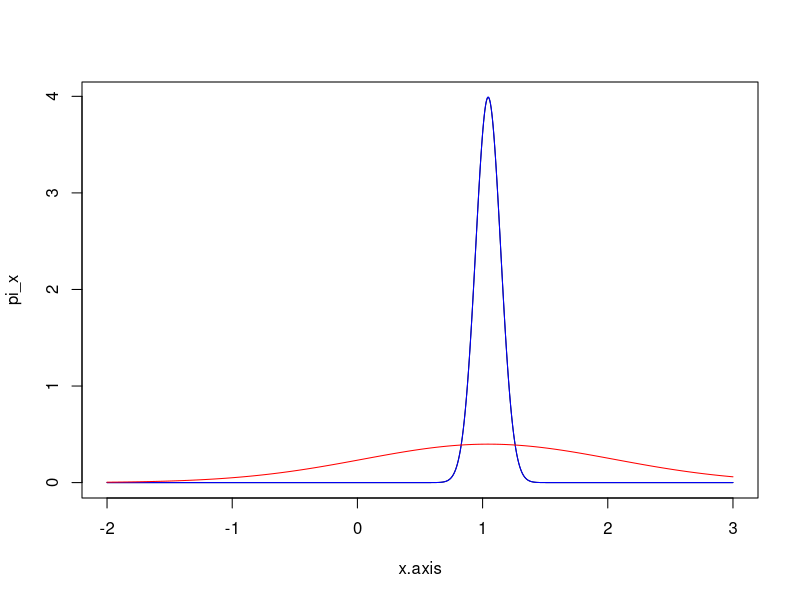
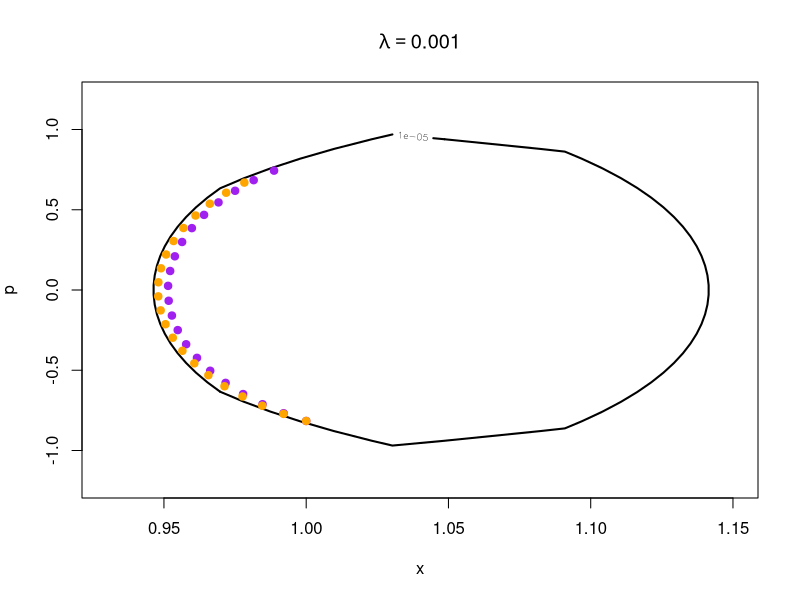
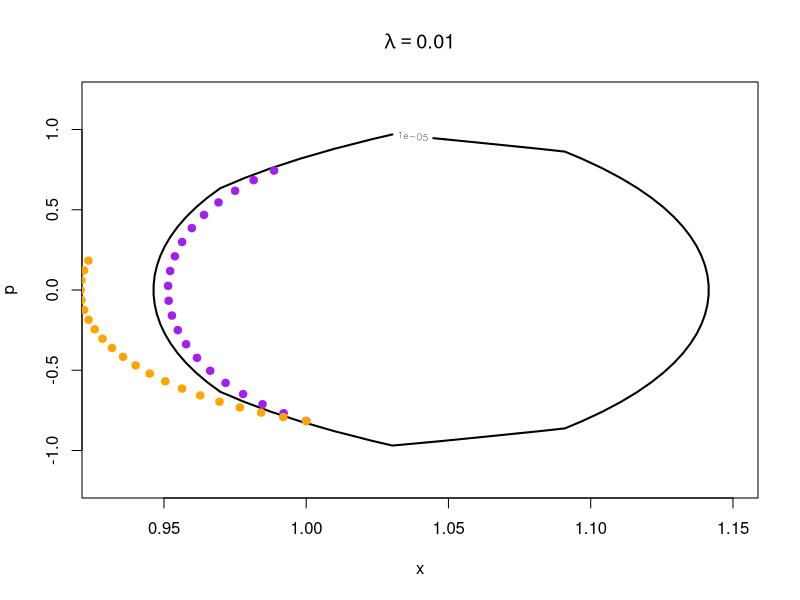
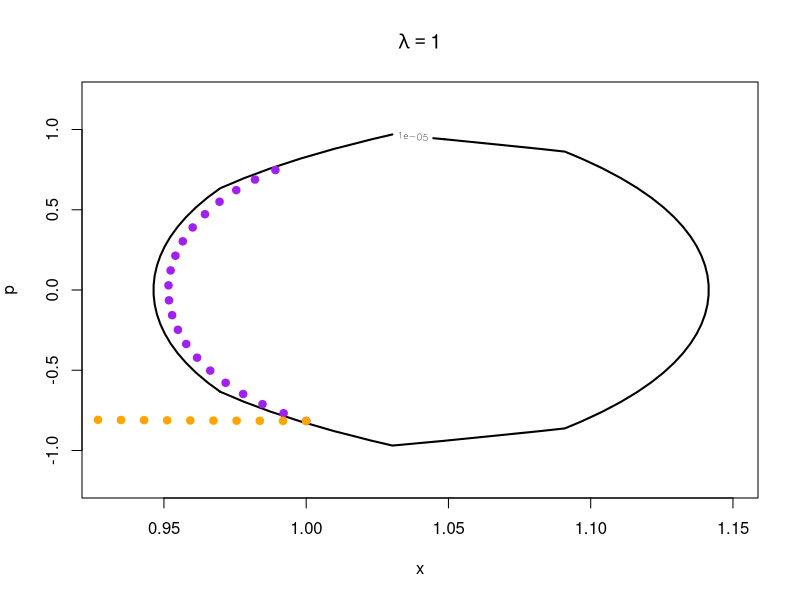
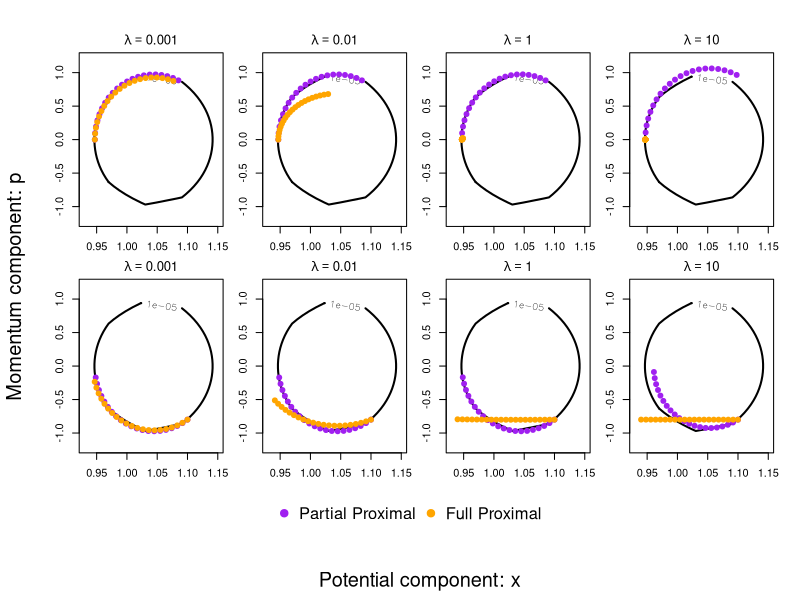

R code for these plots, in order: (Note: this script raises an error after producing the figures.)
########################################
# One-dimensional example
########################################
set.seed(1)
n <- 1e2
y <- rnorm(n, mean = 1, sd = .5)
################################

# U(x) = sum(y - x)^2/(2) + |x|
log_target <- function(x)  -sum((y - x)^2)/2 - abs(x)

grad_log_pi_dur <- function(x, lambda)
{
  prox <- sign(x)*pmax(abs(x) - lambda, 0)
  sum(y - x) - (x - prox)/lambda
}

grad_log_pi_px <- function(x, lambda)
{
  foo <- lambda/(1 + n*lambda)
  z <-  (x + lambda*sum(y))/(1 + n*lambda)
  prox <- sign(z)* pmax(abs(z) - foo, 0)
  -(x - prox)/lambda
}
##################################
# Testing

logpi_lam_dur <- function(x, lambda)
{
  prox <- sign(x)*pmax(abs(x) - lambda, 0)
  my <- abs(prox) + (x - prox)^2/(2*lambda)
  
  logpi_lam <- - my -sum((y - x)^2)/2
}

logpi_lam_px <- function(x, lambda)
{
  foo <- lambda/(1 + n*lambda)
  z <-  (x + lambda*n*mean(y))/(1 + n*lambda)
  prox <- sign(z)* pmax(abs(z) - foo, 0)
  
  my <- abs(prox) + (x - prox)^2/(2*lambda) + sum((y - prox)^2)/2
  
  logpi_lam <- - my
}

integrate_f <- function(x){
  sapply(x, function(t) exp(log_target(t)))
}

integrate_dur <- function(x, lambda){
  sapply(x, function(t) exp(logpi_lam_dur(t, lambda = lambda)))
}

integrate_px <- function(x, lambda){
  sapply(x, function(t) exp(logpi_lam_px(t, lambda = lambda)))
}

lambda <- 1
const <- integrate(integrate_f, lower = -2, upper = 4)
const_dur <- integrate(integrate_dur, lower = -2, upper = 4, lambda)
const_px <- integrate(integrate_px, lower = -2, upper = 4, lambda)

x.axis <- seq(-2, 3, length = 1e3)
pi_x <- sapply(x.axis, function(x) exp(log_target(x)))/const$value
pi_x_dur <- sapply(x.axis, function(x) exp(logpi_lam_dur(x, lambda)))/const_dur$value
pi_x_px <- sapply(x.axis, function(x) exp(logpi_lam_px(x, lambda)))/const_px$value
plot(x.axis, pi_x, type = 'l')
lines(x.axis, pi_x_dur, col = "blue")
lines(x.axis, pi_x_px, col = "red")


##################################
# plotting target contour

log_kinetic <- function(p) -p^2/2
log_joint <- function(q, p)
{
  log_target(q) + log_kinetic(p)
}
p_vec <- seq(-3, 3, length = 1e2)
q_vec <- seq(-2, 4, length = 1e2)
z <- matrix(0, nrow = length(q_vec), ncol = length(p_vec))
for(i in 1:length(q_vec))
{
  for(j in 1:length(p_vec))
  {
    z[i,j] <- exp(log_joint(q_vec[i], p_vec[j]))
  }
}

dur_path <- function(q, p, lambda, eps, L)
{
  store <- matrix(0, nrow = L + 1, ncol = 2)
  q_current <- q
  p_current <- p
  
  store[1, ] <- c(q,p)
  for (j in 2:(L+1))
  {
    # half step
    U_samp <- -grad_log_pi_dur(q_current, lambda)
    p_current <- p_current - eps*U_samp /2  
    q_current <- q_current + eps*p_current   # full step for position
    U_samp <- -grad_log_pi_dur(q_current, lambda)
    
    p_current <- p_current - eps*U_samp/2 # another half step
    
    store[j, ] <- c(q_current, p_current)
    # samp <- q_current
    # p_prop <- p_current
  }
  return(store)
}

px_path <- function(q, p, lambda, eps, L)
{
  store <- matrix(0, nrow = L + 1, ncol = 2)
  q_current <- q
  p_current <- p
  
  store[1, ] <- c(q,p)
  for (j in 2:(L+1))
  {
    # half step
    U_samp <- -grad_log_pi_px(q_current, lambda)
    p_current <- p_current - eps*U_samp /2  
    q_current <- q_current + eps*p_current   # full step for position
    U_samp <- -grad_log_pi_px(q_current, lambda)
    
    p_current <- p_current - eps*U_samp/2 # another half step
    
    store[j, ] <- c(q_current, p_current)
    # samp <- q_current
    # p_prop <- p_current
  }
  return(store)
}

draw_contour <- function(q, p, lambda, eps = .02, L = 10)
{
  path_dur <- dur_path(q, p, lambda = lambda, eps = eps, L = L)
  path_px <- px_path(q, p, lambda = lambda, eps = eps, L = L)
  
  contour(q_vec, p_vec, z, nlevels = 2, 
          xlim = c(.93, 1.15), ylim = c(-1.2, 1.2),
          main = bquote(lambda == .(lambda)), 
          xlab = bquote(x), ylab = bquote(p), lwd = 2)
  points(path_dur, col = "purple", pch = 19)
  points(path_px, col = "orange", pch = 19)
}

pdf("toy_contours.pdf", height = 6, width = 10)
layout(matrix(c(1:8, rep(9, 4)), nrow = 3, byrow = TRUE),
       heights = c(1, 1, 0.3))  # Last row is for legend
# Set tight margins for each plot (bottom, left, top, right)
par(mar = c(2, 2, 2, 1), oma = c(4, 4, 2, 1))  # oma allows outer text space

q <- .947
p <- 0
exp(log_joint(q, p))
draw_contour(q, p, lambda = .001, eps = .01, L = 20)
draw_contour(q, p, lambda = .01, eps = .01, L = 20)
draw_contour(q, p, lambda = 1, eps = .01, L = 20)
draw_contour(q, p, lambda = 10, eps = .01, L = 20)

q <- 1.1
p <- -.8
exp(log_joint(q, p))

draw_contour(q, p, lambda = .001, eps = .01, L = 20)
draw_contour(q, p, lambda = .01, eps = .01, L = 20)
draw_contour(q, p, lambda = 1, eps = .01, L = 20)
draw_contour(q, p, lambda = 10, eps = .01, L = 20)

par(mar = c(0, 0, 0, 0))
plot.new()
legend("center", legend = c("Partial Proximal", "Full Proximal"),
       col = c("purple", "orange"), pch = 19, horiz = TRUE, bty = "n", cex = 1.5)


# Add shared axis labels using outer margin text
mtext("Potential component: x", side = 1, line = 2.2, outer = TRUE, cex = 1.2)
mtext("Momentum component: p", side = 2, line = 2.2, outer = TRUE, cex = 1.2)

dev.off()


q <- 1
p <- -.816110003
exp(log_joint(q, p))

draw_contour(q, p, lambda = .001, eps = .01, L = 20)
draw_contour(q, p, lambda = .01, eps = .01, L = 20)
draw_contour(q, p, lambda = 1, eps = .01, L = 20)
draw_contour(q, p, lambda = 10, eps = .01, L = 0)

############################
# Choosing lambda
# x = 1
q <- 1.04
p <- -.5
lambda.seq <- seq(1e-3, 10, length = 1e3)

dur_ham <- numeric(length = length(lambda.seq))
px_ham <- numeric(length = length(lambda.seq))

ham <- function(q, p) - log_target(q) + p^2/2

for(i in 1:length(lambda.seq))
{
  dur_state <- dur_path(q, p, lambda.seq[i], .001, 10)[2, ]
  px_state <- px_path(q, p, lambda.seq[i], .001, 10)[2, ]

  dur_ham[i] <- abs(ham(q,p) - ham(dur_state[1], dur_state[2]))/abs(ham(q,p) )
  px_ham[i] <- abs(ham(q,p) - ham(px_state[1], px_state[2]))/abs(ham(q,p) )
}

pdf("lambda_toy.pdf", height = 5, width = 6)
plot(lambda.seq, px_ham, type = 'l', lwd = 2, 
  ylim = range(c(dur_ham, px_ham, 0)), xlab = "Lambda", ylab = "R_lambda")
lines(lambda.seq, dur_ham, col = "blue", lwd = 2)
legend("bottomright", c("Chaari", "Durmus", "Choice of Lambda"), col = c("black", "blue", "black"), lty = c(1,1,2), lwd = 2)
abline(v = 1, lty = 2, lwd = 2)
dev.off()
###########################
# HMC with Durmus split
durhmc <- function(lambda, iter, eps_hmc, L, start)
{
  samp.hmc <- numeric(length = iter)
  
  # starting value computations
  samp <- start
  samp.hmc[1] <- samp
  
  # For HMC
  mom_mat <- rnorm(iter)
  accept <- 0
  
  for (i in 2:iter) 
  {
    p_prop <- mom_mat[i]
    U_samp <- -grad_log_pi_dur(samp, lambda)
    p_current <- p_prop - eps_hmc*U_samp /2  # half step for momentum
    q_current <- samp
    for (j in 1:L)
    {
      samp <- samp + eps_hmc*p_current   # full step for position
      U_samp <- -grad_log_pi_dur(samp, lambda)
      if(j!=L) p_current <- p_current - eps_hmc*U_samp  # full step for momentum
    }
    p_current <- p_current - eps_hmc*U_samp/2
    p_current <- - p_current  # negation to make proposal symmetric
    
    U_curr <- -log_target(q_current)
    U_prop <- -log_target(samp)
    K_curr <-  sum((p_prop^2)/2)
    K_prop <-  sum((p_current^2)/2)
    
    log_acc_prob = U_curr - U_prop + K_curr - K_prop
    
    if(log(runif(1)) <= log_acc_prob )
    {
      samp.hmc[i] <- samp
      accept <- accept + 1
    }
    else
    {
      samp.hmc[i] <- q_current
      samp <- q_current
    }
    if(i %% (iter/10) == 0){
      j <- accept/i
      print(cat(i, j))}
  } 
  print(acc_rate <- accept/iter)
  object <- list(samp.hmc, acc_rate)
  return(object)
}


###########################
# HMC on whole proximal
pxhmc <- function(lambda, iter, eps_hmc, L, start)
{
  samp.hmc <- numeric(length = iter)
  
  # starting value computations
  samp <- start
  samp.hmc[1] <- samp
  
  # For HMC
  mom_mat <- rnorm(iter)
  accept <- 0
  
  for (i in 2:iter) 
  {
    p_prop <- mom_mat[i]
    U_samp <- -grad_log_pi_px(samp, lambda)
    p_current <- p_prop - eps_hmc*U_samp /2  # half step for momentum
    q_current <- samp
    for (j in 1:L)
    {
      samp <- samp + eps_hmc*p_current   # full step for position
      U_samp <- -grad_log_pi_px(samp, lambda)
      if(j!=L) p_current <- p_current - eps_hmc*U_samp  # full step for momentum
    }
    p_current <- p_current - eps_hmc*U_samp/2
    p_current <- - p_current  # negation to make proposal symmetric
    
    U_curr <- -log_target(q_current)
    U_prop <- -log_target(samp)
    K_curr <-  sum((p_prop^2)/2)
    K_prop <-  sum((p_current^2)/2)
    
    log_acc_prob = U_curr - U_prop + K_curr - K_prop
    
    if(log(runif(1)) <= log_acc_prob )
    {
      samp.hmc[i] <- samp
      accept <- accept + 1
    }
    else
    {
      samp.hmc[i] <- q_current
      samp <- q_current
    }
    if(i %% (iter/10) == 0){
      j <- accept/i
      print(cat(i, j))}
  } 
  print(acc_rate <- accept/iter)
  object <- list(samp.hmc, acc_rate)
  return(object)
}


chain_dur <- durhmc(lambda = .01, iter = 1e4, eps_hmc = .1, L = 10, start = 2)
chain_px <- pxhmc(lambda = .01, iter = 1e4, eps_hmc = .1, L = 10, start = 2)

plot(density(chain_dur[[1]]))
plot(density(chain_px[[1]]))
acf(chain_dur[[1]])
acf(chain_px[[1]])
